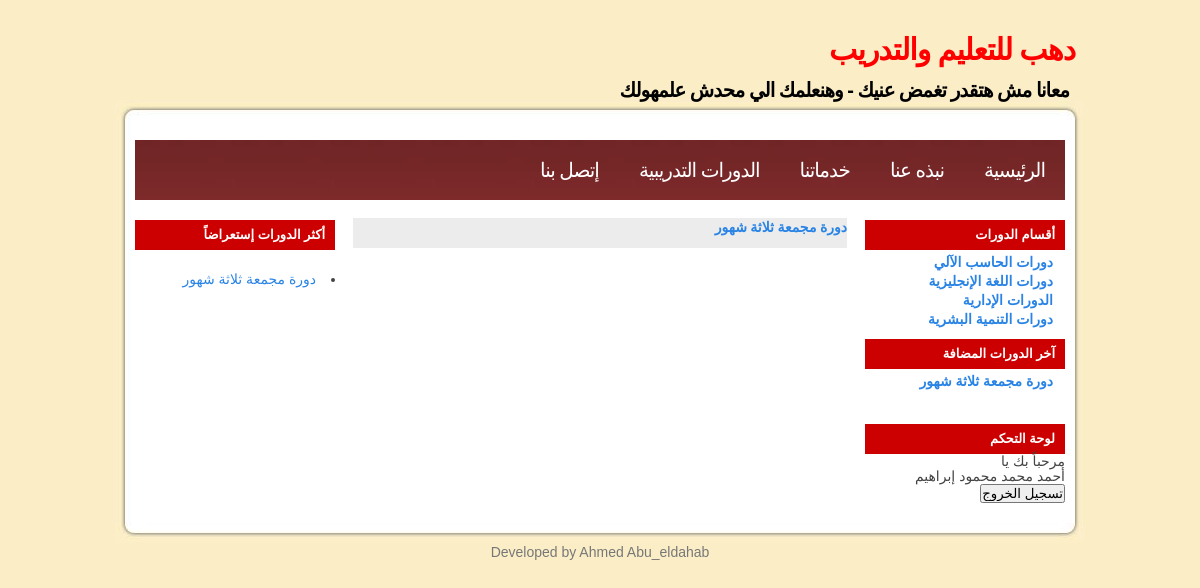
Page /view_courses.php?cat_id=62 (signed in) on the committed database.
### tables this page shows
CREATE TABLE IF NOT EXISTS `courses_cat` (
  `c_cat_id` int(10) NOT NULL AUTO_INCREMENT,
  `c_cat_name` varchar(255) NOT NULL DEFAULT '',
  `c_cat_active` enum('0','1') NOT NULL DEFAULT '1',
  `c_cat_des` text,
  PRIMARY KEY (`c_cat_id`)
);

CREATE TABLE IF NOT EXISTS `courses` (
  `c_id` int(10) NOT NULL AUTO_INCREMENT,
  `c_code` varchar(50) DEFAULT NULL,
  `c_cat_id` int(10) NOT NULL DEFAULT '0',
  `c_name` varchar(255) NOT NULL DEFAULT '',
  `c_about` text,
  `c_require` text,
  `c_time` varchar(255) DEFAULT NULL,
  `c_have` text,
  `c_targets` text,
  `c_place` varchar(255) DEFAULT NULL,
  `c_content` text,
  `course` text,
  `c_rems` text,
  `c_active` enum('1','0') DEFAULT '1',
  `c_view_num` int(11) NOT NULL,
  PRIMARY KEY (`c_id`)
);

### view_courses.php (the view, shortened to what this page needs)
<?php include_once("header.php");?>
<?php
if (isset($_GET['cat_id']))
{
	$cat_id=(int)$_GET['cat_id'] ;
	$q= "select * from courses where  c_cat_id={$cat_id} ";
	$result=$db->query($q) or die($db->error);
	if($result->num_rows >=1)
	{
		?>
<div align="center">
<table align="center" bordercolor=#000000 cellspacing="8"
	cellpadding="3" id="catstbl" width="100%">
	<?php
	while($row=$result->fetch_object())
	{
		?>
	<tr>
		<td valign="top" id="cellcatstbl" width="50%" height="30"
			id="cellcatstbl"><a
			href="course_detials.php?course_id=<?php echo $row->c_id;?>">
		<div id="job_name"><b><?php echo $row->c_name;?> </b><?
		echo "<br>";
		?></div>
		</a></td>
	</tr>
	<?php
	}
	?>
</table>
<br>
<br>
</div>
<br />
<br />
	<?php
	}
	else{
		echo "لا توجد دورات داخل هذا القسم ";
	}
}
?>
		<br />
		<br />
		<br />
		<br />
		<br />
		<br />
		<?php include_once("footer.php");?>

### header.php (shortened to what this page needs)
<?php
include_once ("includes/config.php");
?>
<!DOCTYPE html PUBLIC "-//W3C//DTD XHTML 1.0 Strict//EN" "http://www.w3.org/TR/xhtml1/DTD/xhtml1-strict.dtd">
<html xmlns="http://www.w3.org/1999/xhtml" dir="rtl">
<head>
<link rel="stylesheet" type="text/css" href="style.css" media="screen" />
<link rel="stylesheet" href="css/lightbox.css" type="text/css" media="screen" />
</head>
<body>
<div id="wrap">
<div id="header">
<h1><a href="#">دهب للتعليم والتدريب</a></h1>
<h2>معانا مش هتقدر تغمض عنيك - وهنعلمك الي محدش علمهولك</h2>
</div>
<div id="top"> </div>
<div id="contentt">
<div id="headermenu">
<div class="headerm">
<ul>
<li><a href="index.php">الرئيسية</a></li>
<li><a href="#">نبذه عنا</a></li>
<li><a href="#">خدماتنا</a></li>
<li><a href="courses_cats.php">الدورات التدريبية</a></li>
<li><a href="#">إتصل بنا</a></li>
</ul>
</div>
</div>
<div class="left">
<h2>أقسام الدورات</h2>
<ul>
<?php
$q= "select * from courses_cat where c_cat_active='1'";
	$result=$db->query($q) or die($db->error);
	if($result)
				{
					while($r=$result->fetch_object())
						{
						echo "<li><a href='view_courses.php?cat_id={$r->c_cat_id}' class='selected' title='{$r->c_cat_des}'>{$r->c_cat_name}</a></li>";
						}
				}
	?>
</ul>
<h2>آخر الدورات المضافة </h2>
<ul>
<?php
$q= "select * from courses where c_active='1' order by c_id desc LIMIT 3";
	$result=$db->query($q) or die($db->error);
	if($result)
				{
					while($r=$result->fetch_object())
						{
						echo "<li><a href='course_detials.php?course_id={$r->c_id}' class='selected'>{$r->c_name}</a></li>";
						}
				}
	?>
</ul>
<br />
<?php
if (isset($_SESSION['log']))
{
echo "<h2>لوحة التحكم</h2>";
echo "مرحباً بك يا"."<br />";
echo $_SESSION['name'];
echo "<br />";
echo "<form method='POST' action='logout.php'>";
echo "<input type='submit' name='submit' value='تسجيل الخروج'>";
echo "</form>";
		}
		?>
</div>
<div class="middle">

### footer.php (shortened to what this page needs)
</div>
<div class="right">
<h2>أكثر الدورات إستعراضاً</h2>
 <?php
$q= "select * from courses where c_active='1' order by c_view_num desc limit 1";
	$result=$db->query($q) or die($db->error);
	if($result)
				{
					while($r=$result->fetch_object())
						{
						echo "<li><a href='view_courses.php?c_id={$r->c_id}' class='selected'>{$r->c_name}</a></li>";
						}
				}
	?>
</div>
</div>
<div id="bottom"> </div>
<div id="footer">
Developed by <a href="http://www.ahmeddahab.com/">Ahmed Abu_eldahab</a></div>
</div>
</body>
</html>

### style.css (style rules this page uses)
* { padding: 0; margin: 0; }
body { margin:0; padding: 0; background: #fbeec7; color: #444; font: 14px Tahoma,Arial, Tahoma, sans-serif; line-height: 19px; text-justify:auto; }
a { color: #2A84E5; text-decoration: none; }
#top { background: #fbeec7 url(images/top.jpg) no-repeat; padding: 10px 0; }
#contentt { background: #fbeec7 url(images/content.jpg) repeat-y; padding: 20px; }
#bottom { background: #fbeec7 url(images/bottom.jpg) no-repeat; padding: 10px 0; }
#wrap { width: 970px; margin: 0 auto; }
#header { height: 100px; line-height: 40px; }
#header h1 { font-size: 30px; letter-spacing: -1px; padding: 30px 10px 0 0; color: #000; }
#header h1 a { color: #ff0000; text-decoration: none; }
#header h2 { letter-spacing: -1px; padding: 0 16px 0 0; font-size: 20px; color: #000; }
#headermenu { height: 60px; background: #782828 url(images/menubg.jpg) repeat-x; line-height: 60px; }
.headerm { padding: 0; text-transform: uppercase; font-weight: 100; }
.headerm li { float:right; list-style-type:none; }
.headerm li a { display:block; padding:0 20px; text-decoration:none; color: #fff; letter-spacing:1px; letter-spacing: -1px; font-size: 20px; }
.left { margin-top: 10px; float: right; width: 200px; line-height: 15px; }
.left h2 { margin-top: 10px; font: bold 13px Tahoma, 'Trebuchet MS', Sans-serif; line-height: 30px; background: #CC0001 url(images/contenth2.jpg) repeat-x; height: 30px; color: #fff; padding-right: 10px; }
.left ul { color: #aaa; text-align: right; margin: 3px 0 8px 0; padding-right: 10px; text-decoration: none; list-style-type:none; }
.left ul li { padding: 2px 0px 2px 0; margin: 0 2px; }
.left ul a { font-weight: 600; color: #2A84E5; }
.middle { margin-top: 10px; float: right; width: 510px; margin-right: 10px; line-height: 20px; }
.right { margin-top: 10px; float: left; width: 200px; }
.right h2 { margin: 10px 0 20px 0; font: bold 13px Tahoma, 'Trebuchet MS', Sans-serif; line-height: 30px; background: #CC0001 url(images/contenth2.jpg) repeat-x; height: 30px; color: #fff; padding-right: 10px; }
#footer { color: #777; text-align: center; padding-bottom: 10px; }
#footer a { color: #777; text-decoration: none; }
#catstbl { background-color: #FfffFF; text-align: center; font: bold; font-family: Tahoma; font-size: 14px; border:0; }
#cellcatstbl { font: bold; font-family: Tahoma; font-size: 14px; background-color: #ECECEC; text-align: right; }

### rows in the picture
courses_cat: c_cat_name "دورات الحاسب الآلي"
courses_cat: c_cat_name "دورات اللغة الإنجليزية"
courses_cat: c_cat_name "الدورات الإدارية"
courses_cat: c_cat_name "دورات التنمية البشرية"
courses: c_name "دورة مجمعة ثلاثة شهور"

### other values in the picture
$_SESSION['name'] "أحمد محمد محمود إبراهيم"
